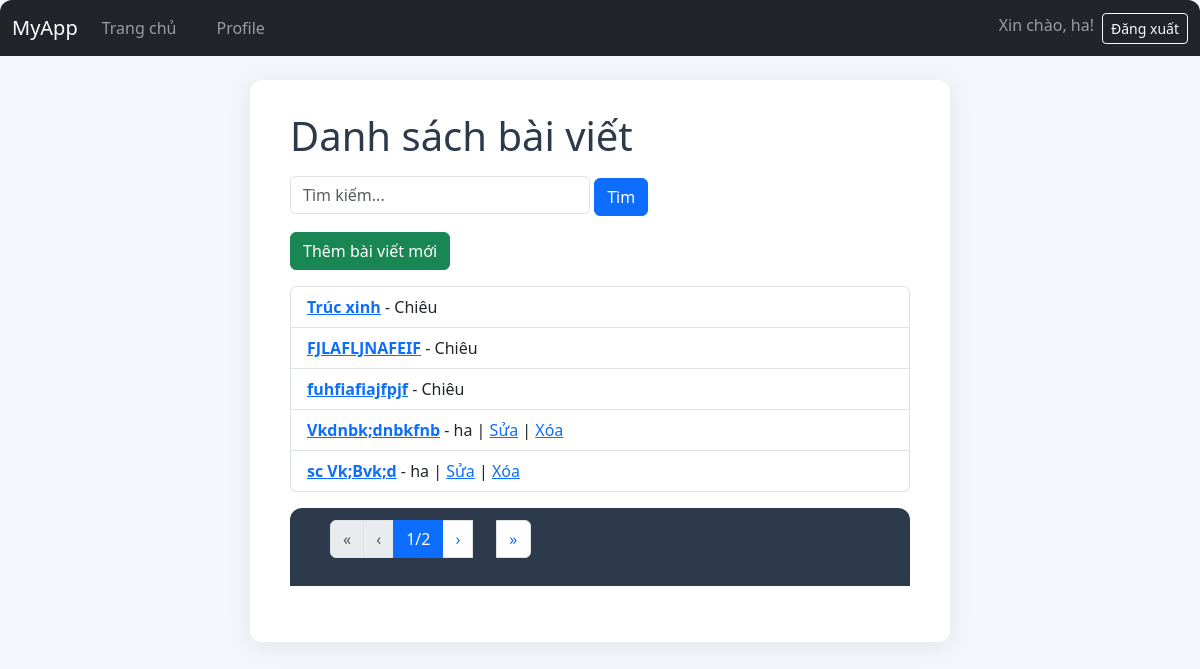
The app's page / (signed in) with its own data.
### myapp/models.py (models this page shows, shortened)
class Post(models.Model):
    title = models.CharField(max_length=200)
    content = models.TextField()
    created_at = models.DateTimeField(auto_now_add=True)
    updated_at = models.DateTimeField(auto_now=True)
    author = models.ForeignKey(User, on_delete=models.CASCADE, related_name='posts')

### myapp/views.py (the view)
# urls.py: path('', views.post_list, name='post_list'),
def post_list(request):
    query = request.GET.get('q', '')
    post_list = Post.objects.all().order_by('-created_at')
    if query:
        post_list = post_list.filter(title__icontains=query) | post_list.filter(content__icontains=query)
    paginator = Paginator(post_list, 5)  # 5 bài viết mỗi trang
    page_number = request.GET.get('page')
    posts = paginator.get_page(page_number)
    return render(request, 'myapp/post_list.html', {'posts': posts, 'query': query})

### myapp/templates/myapp/post_list.html
{% extends 'myapp/base.html' %}
{% block content %}
  <h1>Danh sách bài viết</h1>
  <form method="get" action="" class="mb-3">
    <input type="text" name="q" placeholder="Tìm kiếm..." value="{{ query }}" class="form-control" style="width: 300px; display: inline-block;">
    <button type="submit" class="btn btn-primary">Tìm</button>
  </form>
  {% if user.is_authenticated %}
    <a href="{% url 'post_create' %}" class="btn btn-success mb-3">Thêm bài viết mới</a>
  {% endif %}
  <ul class="list-group mb-3">
    {% for post in posts %}
      <li class="list-group-item">
        <a href="{% url 'post_detail' post.pk %}"><strong>{{ post.title }}</strong></a> - {{ post.author.username }}
        {% if user == post.author %}
          | <a href="{% url 'post_edit' post.pk %}">Sửa</a>
          | <a href="{% url 'post_delete' post.pk %}">Xóa</a>
        {% endif %}
      </li>
    {% empty %}
      <li class="list-group-item">Chưa có bài viết nào.</li>
    {% endfor %}
  </ul>
  <nav aria-label="Page navigation">
    <ul class="pagination">
      {% if posts.has_previous %}
        <li class="page-item"><a class="page-link" href="?q={{ query }}&page=1">&laquo;</a></li>
        <li class="page-item"><a class="page-link" href="?q={{ query }}&page={{ posts.previous_page_number }}">&lsaquo;</a></li>
      {% else %}
        <li class="page-item disabled"><span class="page-link">&laquo;</span></li>
        <li class="page-item disabled"><span class="page-link">&lsaquo;</span></li>
      {% endif %}
      <li class="page-item active"><span class="page-link">{{ posts.number }}/{{ posts.paginator.num_pages }}</span></li>
      {% if posts.has_next %}
        <li class="page-item"><a class="page-link" href="?q={{ query }}&page={{ posts.next_page_number }}">&rsaquo;</a></li>
        <li class="page-item"><a class="page-link" href="?q={{ query }}&page={{ posts.paginator.num_pages }}">&raquo;</a></li>
      {% else %}
        <li class="page-item disabled"><span class="page-link">&rsaquo;</span></li>
        <li class="page-item disabled"><span class="page-link">&raquo;</span></li>
      {% endif %}
    </ul>
  </nav>
{% endblock %}

### myapp/templates/myapp/base.html (shortened to what this page needs)
<!DOCTYPE html>
<html lang="vi">
<head>
    {% load static %}
    <link rel="stylesheet" href="https://cdn.jsdelivr.net/npm/bootstrap@5.3.2/dist/css/bootstrap.min.css">
    <link rel="stylesheet" href="{% static 'myapp/style.css' %}">
</head>
<body>
    <nav class="navbar navbar-expand-lg navbar-dark bg-dark mb-3">
      <div class="container-fluid">
        <a class="navbar-brand" href="{% url 'post_list' %}">MyApp</a>
        <div class="collapse navbar-collapse" id="navbarNav">
          <ul class="navbar-nav me-auto mb-2 mb-lg-0">
            <li class="nav-item">
              <a class="nav-link" href="{% url 'post_list' %}">Trang chủ</a>
            </li>
            {% if user.is_authenticated %}
              <li class="nav-item">
                <a class="nav-link" href="{% url 'profile' %}">Profile</a>
              </li>
            {% endif %}
          </ul>
          <ul class="navbar-nav">
            {% if user.is_authenticated %}
              <li class="nav-item">
                <span class="navbar-text me-2">Xin chào, {{ user.username }}!</span>
              </li>
              <li class="nav-item">
                <form action="{% url 'logout' %}" method="post" class="d-inline">
                  <button type="submit" class="btn btn-outline-light btn-sm">Đăng xuất</button>
                </form>
              </li>
            {% endif %}
          </ul>
        </div>
      </div>
    </nav>
    <div class="container mt-4">
      {% block content %}
      {% endblock %}
    </div>
</body>
</html>

### myapp/static/myapp/style.css (style rules this page uses)
body { background: #f4f6fb; font-family: 'Segoe UI', Arial, sans-serif; margin: 0; padding: 0; }
.container { max-width: 700px; margin: 40px auto; background: #fff; border-radius: 12px; box-shadow: 0 4px 24px rgba(0,0,0,0.08); padding: 32px 40px; }
h1 { color: #2d3a4b; margin-bottom: 16px; }
nav { background: #2d3a4b; padding: 12px 40px; border-radius: 12px 12px 0 0; margin-bottom: 24px; }
nav a { color: #fff; text-decoration: none; margin-right: 24px; font-weight: 500; transition: color 0.2s; }

### records on screen
Post: title "Trúc xinh", author.username "Chiêu"
Post: title "FJLAFLJNAFEIF", author.username "Chiêu"
Post: title "fuhfiafiajfpjf", author.username "Chiêu"
Post: title "Vkdnbk;dnbkfnb", author.username "ha", shows "Sửa"
Post: title "sc Vk;Bvk;d", author.username "ha", shows "Sửa"

### other values on screen
{{ user.username }} "ha"
{{ posts.number }} "1"
{{ posts.paginator.num_pages }} "2"
